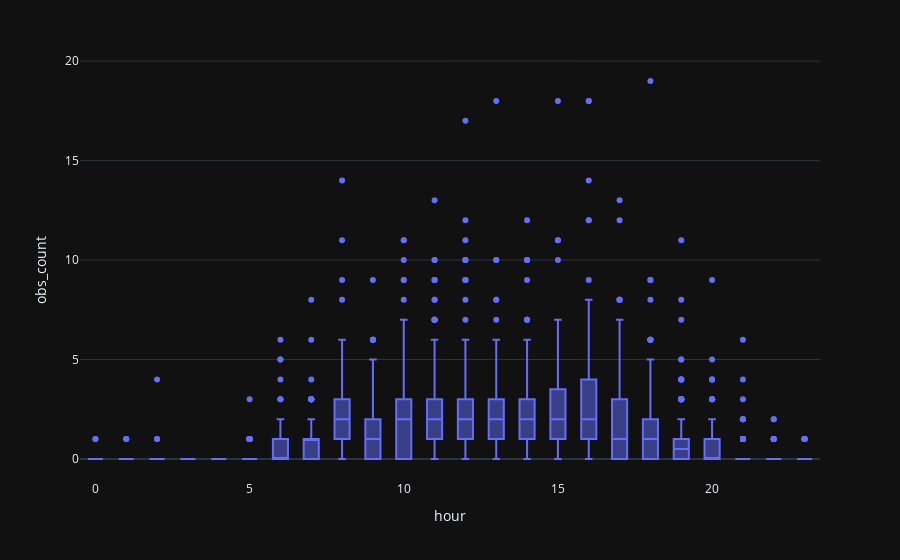

This figure's notebook cell:
### Markdown cell above
It's clear that the distribution of detections by hour is quite Gaussian like, as expected. It is definitely skewed due to outliers, but at this point we are only interested in the overall data distribution.

Another approach would be to draw a plot the median metric, but it looks less interesting due to the low range of values.

Now we can draw a box plot for each hour can be drawn to analyse outliers. It actually uses a median value to calculate statistics.

Why box plot?

As described at [www.w3resource.com](https://www.w3resource.com/pandas/dataframe/dataframe-boxplot.php):
A box plot is a method for graphically depicting groups of numerical data through their quartiles. The box extends from the Q1 to Q3 quartile values of the data, with a line at the median (Q2). The whiskers extend from the edges of box to show the range of the data. The position of the whiskers is set by default to $1.5 * IQR (IQR = Q3 - Q1)$ from the edges of the box. Outlier points are those past the end of the whiskers.

### Code cell
px.box(date_hour_counts_filled, x="hour", y="obs_count", height=300)

### Figure 1 — Plotly figure (JSON) as saved in the notebook; plotly's stock layout.template omitted (floating-point values rounded to 4 significant figures; data arrays with more than 128 entries replaced by an {"elided": "..."} marker saying what was removed)
{"data": [{"alignmentgroup": "True", "hovertemplate": "hour=%{x}<br>obs_count=%{y}<extra></extra>", "legendgroup": "", "marker": {"color": "#636efa"}, "name": "", "notched": false, "offsetgroup": "", "orientation": "v", "showlegend": false, "type": "box", "x": {"elided": "4141 int values"}, "x0": " ", "xaxis": "x", "y": {"elided": "4141 int values"}, "y0": " ", "yaxis": "y"}], "layout": {"autosize": true, "boxmode": "group", "legend": {"tracegroupgap": 0}, "margin": {"t": 60}, "xaxis": {"anchor": "y", "autorange": true, "domain": [0, 1], "range": [-0.5, 23.5], "title": {"text": "hour"}, "type": "linear"}, "yaxis": {"anchor": "x", "autorange": true, "domain": [0, 1], "range": [-1.056, 20.06], "title": {"text": "obs_count"}, "type": "linear"}}}
